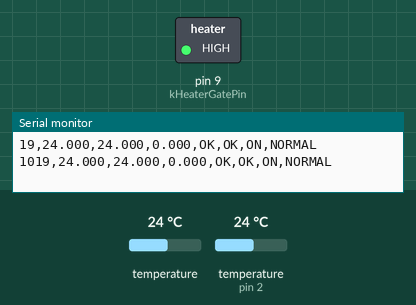
Recording of a sketch running on a simulated Arduino Uno, built with avr-gcc and run on an emulated ATmega328P. Shown: switched loads named in the sketch (green lamp = pin HIGH), the last lines printed to the serial monitor. The test bench sets the inputs (shaded band); at power-on: temperature 24 °C, temperature (sensor on pin 2) 24 °C.

Above: at 2.5 s.
2.6 s: temperature (sensor 0) set to 22.3 °C
At 3.3 s:
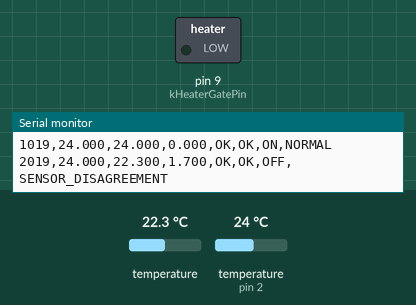
5.3 s: temperature (sensor on pin 2) set to 28 °C
Timing chart, 0 to 8.3 s (numbered marks = the images above; inputs shaded):
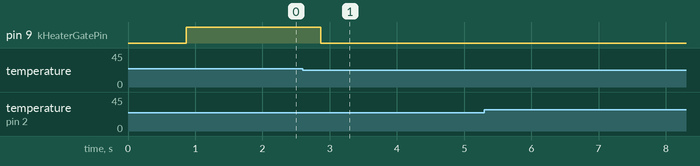

The sketch:

Incubator.ino
```cpp
#include <Adafruit_Sensor.h>
#include <Adafruit_TMP117.h>
#include <DallasTemperature.h>
#include <OneWire.h>
#include <Wire.h>
#include <math.h>

namespace {

constexpr uint8_t kDs18b20DataPin = 2;
constexpr uint8_t kHeaterGatePin = 9;
constexpr uint8_t kTmp117Address = 0x48;
constexpr uint32_t kSampleIntervalMs = 1000;
constexpr uint32_t kI2cTimeoutUs = 25000;
constexpr float kDs18b20MinimumC = -55.0F;
constexpr float kDs18b20MaximumC = 125.0F;
constexpr float kTmp117MinimumC = -55.0F;
constexpr float kTmp117MaximumC = 150.0F;
constexpr float kMaximumSensorDifferenceC = 1.0F;

// Temporary LED-only profile. Change this to false to restore the final
// empty-enclosure temperature thresholds below.
constexpr bool kBenchTestProfileEnabled = true;
constexpr float kHeaterOnBelowC =
    kBenchTestProfileEnabled ? 25.8F : 34.8F;
constexpr float kHeaterOffAboveC =
    kBenchTestProfileEnabled ? 26.2F : 35.2F;
constexpr float kHighTemperatureWarningC =
    kBenchTestProfileEnabled ? 27.0F : 36.0F;
constexpr float kHighTemperatureShutdownC =
    kBenchTestProfileEnabled ? 28.0F : 37.0F;
constexpr float kShutdownRestartBelowC =
    kBenchTestProfileEnabled ? 27.0F : 36.0F;

struct SensorReading {
  float temperatureC;
  bool valid;
  const __FlashStringHelper *status;
};

OneWire oneWire(kDs18b20DataPin);
DallasTemperature ds18b20(&oneWire);
Adafruit_TMP117 tmp117;
bool tmp117Initialized = false;
uint32_t lastSampleMs = 0;
bool heaterEnabled = false;
bool highTemperatureShutdownLatched = false;

bool intervalElapsed(uint32_t nowMs, uint32_t previousMs,
                     uint32_t intervalMs) {
  return static_cast<uint32_t>(nowMs - previousMs) >= intervalMs;
}

bool temperatureIsPlausible(float temperatureC, float minimumC,
                            float maximumC) {
  return isfinite(temperatureC) && temperatureC >= minimumC &&
         temperatureC <= maximumC;
}

bool tmp117Responds() {
  Wire.beginTransmission(kTmp117Address);
  return Wire.endTransmission() == 0;
}

SensorReading readDs18b20() {
  ds18b20.requestTemperatures();
  const float temperatureC = ds18b20.getTempCByIndex(0);

  if (ds18b20.getDeviceCount() == 0 ||
      temperatureC == DEVICE_DISCONNECTED_C) {
    return {0.0F, false, F("DS18B20_NOT_FOUND")};
  }

  if (!temperatureIsPlausible(temperatureC, kDs18b20MinimumC,
                              kDs18b20MaximumC)) {
    return {0.0F, false, F("DS18B20_INVALID")};
  }

  return {temperatureC, true, F("OK")};
}

SensorReading readTmp117() {
  if (!tmp117Initialized) {
    if (!tmp117Responds()) {
      return {0.0F, false, F("TMP117_NOT_FOUND")};
    }

    tmp117Initialized = tmp117.begin(kTmp117Address, &Wire);
    if (!tmp117Initialized) {
      return {0.0F, false, F("TMP117_INIT_FAILED")};
    }
  }

  if (!tmp117Responds()) {
    return {0.0F, false, F("TMP117_DISCONNECTED")};
  }

  sensors_event_t event;
  if (!tmp117.getEvent(&event) ||
      !temperatureIsPlausible(event.temperature, kTmp117MinimumC,
                              kTmp117MaximumC)) {
    return {0.0F, false, F("TMP117_INVALID")};
  }

  return {event.temperature, true, F("OK")};
}

void setHeaterEnabled(bool enabled) {
  heaterEnabled = enabled;
  digitalWrite(kHeaterGatePin, heaterEnabled ? HIGH : LOW);
}

void updateHighTemperatureShutdownLatch(float primaryTemperatureC,
                                        float crossCheckTemperatureC) {
  const float highestTemperatureC =
      max(primaryTemperatureC, crossCheckTemperatureC);

  if (highestTemperatureC >= kHighTemperatureShutdownC) {
    highTemperatureShutdownLatched = true;
  } else if (highTemperatureShutdownLatched &&
             primaryTemperatureC < kShutdownRestartBelowC &&
             crossCheckTemperatureC < kShutdownRestartBelowC) {
    highTemperatureShutdownLatched = false;
  }
}

void updateTemperatureControl(float primaryTemperatureC) {
  if (highTemperatureShutdownLatched) {
    setHeaterEnabled(false);
  } else if (primaryTemperatureC <= kHeaterOnBelowC) {
    setHeaterEnabled(true);
  } else if (primaryTemperatureC >= kHeaterOffAboveC) {
    setHeaterEnabled(false);
  }
}

void printTemperature(const SensorReading &reading) {
  if (reading.valid) {
    Serial.print(reading.temperatureC, 3);
  }
}

void printSample(uint32_t nowMs, const SensorReading &primary,
                 const SensorReading &crossCheck, float differenceC,
                 const __FlashStringHelper *temperatureState) {
  Serial.print(nowMs);
  Serial.print(',');
  printTemperature(primary);
  Serial.print(',');
  printTemperature(crossCheck);
  Serial.print(',');
  if (primary.valid && crossCheck.valid) {
    Serial.print(differenceC, 3);
  }
  Serial.print(',');
  Serial.print(primary.status);
  Serial.print(',');
  Serial.print(crossCheck.status);
  Serial.print(',');
  Serial.print(heaterEnabled ? F("ON,") : F("OFF,"));
  Serial.println(temperatureState);
}

void sampleAndReport(uint32_t nowMs) {
  const SensorReading primary = readDs18b20();
  const SensorReading crossCheck = readTmp117();

  if (!primary.valid || !crossCheck.valid) {
    setHeaterEnabled(false);
    printSample(nowMs, primary, crossCheck, 0.0F, F("SENSOR_FAULT"));
    return;
  }

  const float differenceC =
      fabs(primary.temperatureC - crossCheck.temperatureC);
  updateHighTemperatureShutdownLatch(primary.temperatureC,
                                     crossCheck.temperatureC);

  if (differenceC > kMaximumSensorDifferenceC) {
    setHeaterEnabled(false);
    printSample(nowMs, primary, crossCheck, differenceC,
                highTemperatureShutdownLatched ? F("SHUTDOWN_LATCHED")
                                               : F("SENSOR_DISAGREEMENT"));
    return;
  }

  updateTemperatureControl(primary.temperatureC);

  if (highTemperatureShutdownLatched) {
    printSample(nowMs, primary, crossCheck, differenceC,
                F("SHUTDOWN_LATCHED"));
  } else if (max(primary.temperatureC, crossCheck.temperatureC) >=
             kHighTemperatureWarningC) {
    printSample(nowMs, primary, crossCheck, differenceC, F("HIGH_WARNING"));
  } else {
    printSample(nowMs, primary, crossCheck, differenceC, F("NORMAL"));
  }
}

}  // namespace

void setup() {
  // Load a safe LOW value before enabling the MOSFET gate output.
  digitalWrite(kHeaterGatePin, LOW);
  pinMode(kHeaterGatePin, OUTPUT);

  Serial.begin(115200);

  ds18b20.begin();
  Wire.begin();
  Wire.setWireTimeout(kI2cTimeoutUs, true);

  Serial.println(kBenchTestProfileEnabled ? F("profile=BENCH_26C")
                                          : F("profile=ENCLOSURE_35C"));
  Serial.println(F("elapsed_ms,ds18b20_c,tmp117_c,difference_c,"
                   "primary_status,crosscheck_status,heater_state,"
                   "temperature_state"));

  const uint32_t nowMs = millis();
  lastSampleMs = nowMs - kSampleIntervalMs;
}

void loop() {
  const uint32_t nowMs = millis();
  if (intervalElapsed(nowMs, lastSampleMs, kSampleIntervalMs)) {
    lastSampleMs = nowMs;
    sampleAndReport(nowMs);
  }
}
```

Measured:
- the behaviour switches between 23 and 22.9 °C on temperature (sensor 0) (found by bisection; images 0 and 1)
- after the input at 2.6 s, pin 9 (kHeaterGatePin): HIGH → LOW after 0.26 s
